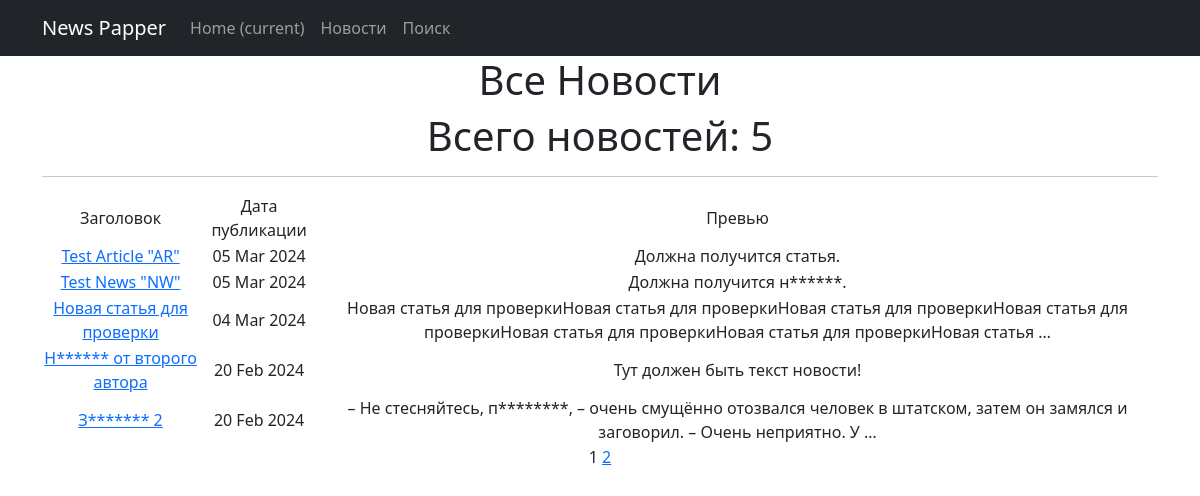
The page /news/ on the database as committed earlier.
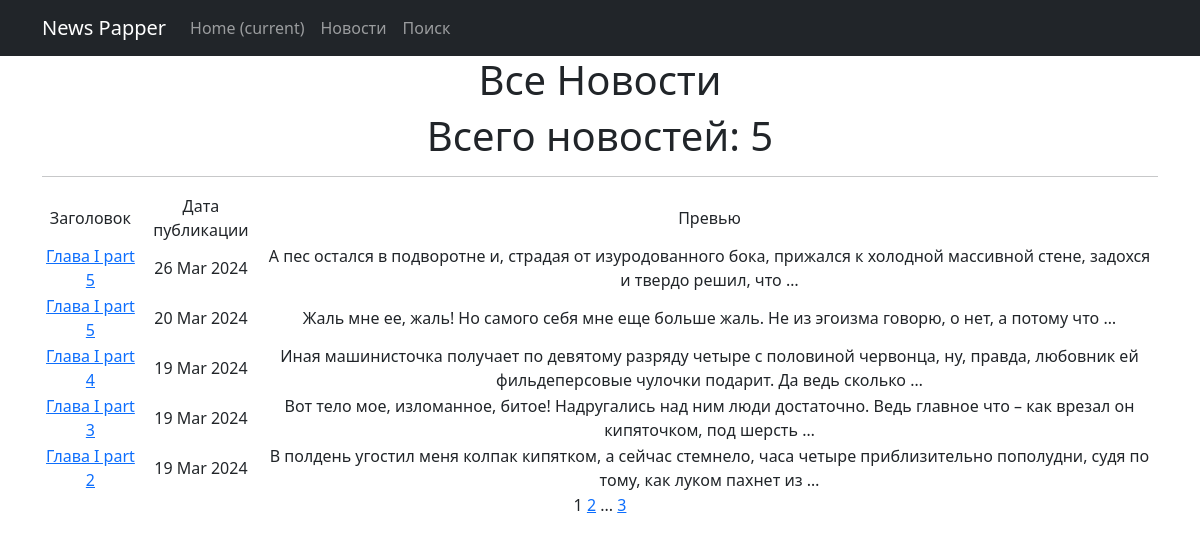
The same page on the database as committed later.
### news/models.py (models this page shows, shortened)
class Post(models.Model):
    author = models.ForeignKey(Author, on_delete=models.CASCADE)
    News = 'NW'
    Article = 'AR'
    CHOISE_CATEGORY = [
        (News, 'Новость'),
        (Article, 'Статья')
    ]
    categoryType = models.CharField(max_length=2, choices=CHOISE_CATEGORY, default=News)
    dateCreation = models.DateTimeField(auto_now_add=True)
    postCategory = models.ManyToManyField(Category, through='PostCategory')
    title = models.CharField(max_length=128)
    text = models.TextField()
    rating = models.SmallIntegerField(default=0)

### news/views.py (the view)
# urls.py: path('', cache_page(60)(PostList.as_view()), name='post_list'),
class PostList(ListView):
    model = Post
    ordering = '-dateCreation'
    template_name = 'all_news.html'
    context_object_name = 'all_news'
    paginate_by = 5

### news/templatetags/custom_filters.py (called while the page is built)
@register.filter()
def censor(text):
    text = str(text)
    _dict = ["новость", "заглавие", "профессор"]
    for word in _dict:
        w = word.lower()
        text = text.replace(w, w[0]+'*'*(len(w)-1))
        text = text.replace(w.title(), w.title()[0]+'*'*(len(w)-1))
    return text

### templates/all_news.html (shortened to what this page needs)
{% extends 'flatpages/default.html' %}
{% load custom_filters %}
{% block content %}
    <h1>Все Новости</h1>
{% load cache %}
{% cache 30 all_news %}
    <h1>Всего новостей: {{ all_news|length }}</h1>
{% endcache %}
    <hr>
    {% if all_news %}
        <table>
            <tr>
                <td>Заголовок</td>
                <td>Дата публикации</td>
                <td>Превью</td>
            </tr>
            {% for Post in all_news %}
            <tr>
                <td><a href="{% url 'post_detail' Post.pk %}"> {{ Post.title|censor }}</a></td>
                <td>{{ Post.dateCreation|date:'d M Y' }}</td>
                <td>{{ Post.text|truncatewords:20|censor }}</td>
                <td>
                </td>
            </tr>
            {% endfor %}
        </table>
    {% else %}
        <h2>Отсутствие новостей, тоже хорошая новость!</h2>
    {% endif %}
   {{ page_obj.number }}
   {% if page_obj.has_next %}
       <a href="?page={{ page_obj.next_page_number }}">{{ page_obj.next_page_number }}</a>
       {% if paginator.num_pages != page_obj.next_page_number %}
           ...
           <a href="?page={{ page_obj.paginator.num_pages }}">{{ page_obj.paginator.num_pages }}</a>
       {% endif %}
   {% endif %}
{% endblock content %}

Rows that differ between the two databases and show on the page:
no longer on this page (row unchanged): Post: title|censor "Test Article \"AR\"", dateCreation "05 Mar 2024", text|censor "Должна получится статья."
no longer on this page (row unchanged): Post: title|censor "Test News \"NW\"", dateCreation "05 Mar 2024", text|censor "Должна получится н******."
no longer on this page (row unchanged): Post: title|censor "Новая статья для проверки", dateCreation "04 Mar 2024", text|censor "Новая статья для проверкиНовая статья для проверкиНовая статья для проверкиНовая статья для проверкиНовая статья для проверкиНовая статья для проверкиНовая статья …"
no longer on this page (row unchanged): Post: title|censor "Н****** от второго автора", dateCreation "20 Feb 2024", text|censor "Тут должен быть текст новости!"
no longer on this page (row unchanged): Post: title|censor "З******* 2", dateCreation "20 Feb 2024", text|censor "– Не стесняйтесь, п********, – очень смущённо отозвался человек в штатском, затем он замялся и заговорил. – Очень неприятно. У …"
added Post: title|censor "Глава I part 5", dateCreation "26 Mar 2024", text|censor "А пес остался в подворотне и, страдая от изуродованного бока, прижался к холодной массивной стене, задохся и твердо решил, что …"
added Post: title|censor "Глава I part 5", dateCreation "20 Mar 2024", text|censor "Жаль мне ее, жаль! Но самого себя мне еще больше жаль. Не из эгоизма говорю, о нет, а потому что …"
added Post: title|censor "Глава I part 4", dateCreation "19 Mar 2024", text|censor "Иная машинисточка получает по девятому разряду четыре с половиной червонца, ну, правда, любовник ей фильдеперсовые чулочки подарит. Да ведь сколько …"
added Post: title|censor "Глава I part 3", dateCreation "19 Mar 2024", text|censor "Вот тело мое, изломанное, битое! Надругались над ним люди достаточно. Ведь главное что – как врезал он кипяточком, под шерсть …"
added Post: title|censor "Глава I part 2", dateCreation "19 Mar 2024", text|censor "В полдень угостил меня колпак кипятком, а сейчас стемнело, часа четыре приблизительно пополудни, судя по тому, как луком пахнет из …"
Other text that changed with them:
{{ page_obj.paginator.num_pages }}: (not shown) → "3"
